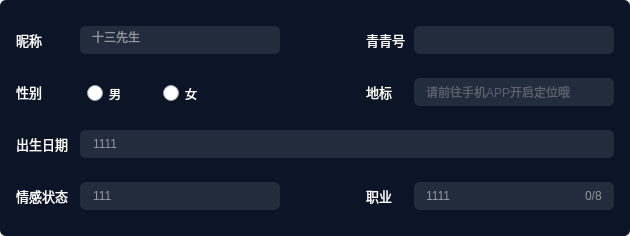
<?xml version="1.0" encoding="UTF-8"?>
<ui version="4.0">
 <class>baseInfo</class>
 <widget class="QWidget" name="baseInfo">
  <property name="geometry">
   <rect>
    <x>0</x>
    <y>0</y>
    <width>630</width>
    <height>236</height>
   </rect>
  </property>
  <property name="minimumSize">
   <size>
    <width>630</width>
    <height>236</height>
   </size>
  </property>
  <property name="maximumSize">
   <size>
    <width>630</width>
    <height>236</height>
   </size>
  </property>
  <property name="windowTitle">
   <string>Form</string>
  </property>
  <property name="styleSheet">
   <string notr="true"/>
  </property>
  <layout class="QVBoxLayout" name="verticalLayout">
   <property name="spacing">
    <number>0</number>
   </property>
   <property name="leftMargin">
    <number>0</number>
   </property>
   <property name="topMargin">
    <number>0</number>
   </property>
   <property name="rightMargin">
    <number>0</number>
   </property>
   <property name="bottomMargin">
    <number>0</number>
   </property>
   <item>
    <widget class="QFrame" name="frame">
     <property name="styleSheet">
      <string notr="true">#frame
{
	background: #0B1527;
	border-radius: 6px;
}

QLabel
{
	font-size: 13px;
	font-family: 微软雅黑;
 	color: #FFFFFF;
}

QLineEdit
{
	background: rgba(255,255,255,0.1);
	border-radius: 6px;
	font-size: 12px;
	font-family: 微软雅黑;
	color: rgba(255,255,255,0.5);
	padding-left:10px;
}

#label_birth,#label_emotion
{
	background: rgba(255,255,255,0.1);
	border-radius: 6px;
	font-size: 12px;
	font-family: 微软雅黑;
	color: rgba(255,255,255,0.5);
	padding-left:10px;
}

QRadioButton
{
font-size: 12px;
font-family: 微软雅黑;
color: #FFFFFF;
}

QRadioButton::indicator
{  
    width: 16px;  
    height: 16px; 

}  
  
QRadioButton::indicator:unchecked
{  
	border-image: url(:/changeUserInfo/qrc/ico_gb_wxz.png);
}  
  
QRadioButton::indicator:checked
{  
	border-image: url(:/changeUserInfo/qrc/ico_gb_xz.png);
}</string>
     </property>
     <property name="frameShape">
      <enum>QFrame::StyledPanel</enum>
     </property>
     <property name="frameShadow">
      <enum>QFrame::Raised</enum>
     </property>
     <widget class="QLabel" name="label_4">
      <property name="geometry">
       <rect>
        <x>366</x>
        <y>84</y>
        <width>26</width>
        <height>16</height>
       </rect>
      </property>
      <property name="text">
       <string>地标</string>
      </property>
     </widget>
     <widget class="QLabel" name="label_6">
      <property name="geometry">
       <rect>
        <x>16</x>
        <y>136</y>
        <width>52</width>
        <height>16</height>
       </rect>
      </property>
      <property name="text">
       <string>出生日期</string>
      </property>
     </widget>
     <widget class="QLineEdit" name="lineEdit_waid">
      <property name="geometry">
       <rect>
        <x>414</x>
        <y>26</y>
        <width>200</width>
        <height>28</height>
       </rect>
      </property>
      <property name="readOnly">
       <bool>true</bool>
      </property>
     </widget>
     <widget class="QLabel" name="label_2">
      <property name="geometry">
       <rect>
        <x>16</x>
        <y>84</y>
        <width>26</width>
        <height>16</height>
       </rect>
      </property>
      <property name="text">
       <string>性别</string>
      </property>
     </widget>
     <widget class="QLabel" name="label_5">
      <property name="geometry">
       <rect>
        <x>366</x>
        <y>188</y>
        <width>26</width>
        <height>16</height>
       </rect>
      </property>
      <property name="text">
       <string>职业</string>
      </property>
     </widget>
     <widget class="QLabel" name="label_7">
      <property name="geometry">
       <rect>
        <x>16</x>
        <y>188</y>
        <width>52</width>
        <height>16</height>
       </rect>
      </property>
      <property name="text">
       <string>情感状态</string>
      </property>
     </widget>
     <widget class="QLabel" name="label_3">
      <property name="geometry">
       <rect>
        <x>366</x>
        <y>32</y>
        <width>39</width>
        <height>16</height>
       </rect>
      </property>
      <property name="text">
       <string>青青号</string>
      </property>
     </widget>
     <widget class="QLineEdit" name="lineEdit_city">
      <property name="geometry">
       <rect>
        <x>414</x>
        <y>78</y>
        <width>200</width>
        <height>28</height>
       </rect>
      </property>
      <property name="readOnly">
       <bool>true</bool>
      </property>
      <property name="placeholderText">
       <string>请前往手机APP开启定位哦</string>
      </property>
     </widget>
     <widget class="QLabel" name="label">
      <property name="geometry">
       <rect>
        <x>16</x>
        <y>32</y>
        <width>26</width>
        <height>16</height>
       </rect>
      </property>
      <property name="text">
       <string>昵称</string>
      </property>
     </widget>
     <widget class="vLineEdit" name="lineEdit_job">
      <property name="geometry">
       <rect>
        <x>414</x>
        <y>182</y>
        <width>200</width>
        <height>28</height>
       </rect>
      </property>
      <property name="text">
       <string>1111</string>
      </property>
      <property name="readOnly">
       <bool>false</bool>
      </property>
      <property name="placeholderText">
       <string>你在从事什么职业</string>
      </property>
     </widget>
     <widget class="QLabel" name="label_jobNum">
      <property name="geometry">
       <rect>
        <x>585</x>
        <y>190</y>
        <width>21</width>
        <height>12</height>
       </rect>
      </property>
      <property name="styleSheet">
       <string notr="true">font-size: 12px;
font-family: 微软雅黑;
color: rgba(255,255,255,0.5);</string>
      </property>
      <property name="text">
       <string>0/8</string>
      </property>
     </widget>
     <widget class="vLineEdit" name="lineEdit_nickName">
      <property name="geometry">
       <rect>
        <x>80</x>
        <y>26</y>
        <width>200</width>
        <height>28</height>
       </rect>
      </property>
      <property name="styleSheet">
       <string notr="true">
</string>
      </property>
      <property name="text">
       <string>十三先生</string>
      </property>
      <property name="readOnly">
       <bool>false</bool>
      </property>
      <property name="placeholderText">
       <string>最多最多可输入十二个汉字</string>
      </property>
     </widget>
     <widget class="QRadioButton" name="radioButton_man">
      <property name="geometry">
       <rect>
        <x>87</x>
        <y>82</y>
        <width>40</width>
        <height>23</height>
       </rect>
      </property>
      <property name="cursor">
       <cursorShape>PointingHandCursor</cursorShape>
      </property>
      <property name="text">
       <string>男</string>
      </property>
      <property name="checkable">
       <bool>true</bool>
      </property>
     </widget>
     <widget class="QRadioButton" name="radioButton_woman">
      <property name="geometry">
       <rect>
        <x>163</x>
        <y>82</y>
        <width>40</width>
        <height>23</height>
       </rect>
      </property>
      <property name="cursor">
       <cursorShape>PointingHandCursor</cursorShape>
      </property>
      <property name="text">
       <string>女</string>
      </property>
      <property name="checkable">
       <bool>true</bool>
      </property>
     </widget>
     <widget class="vLabel" name="label_emotion">
      <property name="geometry">
       <rect>
        <x>80</x>
        <y>182</y>
        <width>200</width>
        <height>28</height>
       </rect>
      </property>
      <property name="cursor">
       <cursorShape>PointingHandCursor</cursorShape>
      </property>
      <property name="styleSheet">
       <string notr="true"/>
      </property>
      <property name="text">
       <string>111</string>
      </property>
     </widget>
     <widget class="vLabel" name="label_birth">
      <property name="geometry">
       <rect>
        <x>80</x>
        <y>130</y>
        <width>534</width>
        <height>28</height>
       </rect>
      </property>
      <property name="cursor">
       <cursorShape>PointingHandCursor</cursorShape>
      </property>
      <property name="styleSheet">
       <string notr="true"/>
      </property>
      <property name="text">
       <string>1111</string>
      </property>
     </widget>
    </widget>
   </item>
  </layout>
 </widget>
 <customwidgets>
  <customwidget>
   <class>vLineEdit</class>
   <extends>QLineEdit</extends>
   <header location="global">vLineEdit.h</header>
  </customwidget>
  <customwidget>
   <class>vLabel</class>
   <extends>QLabel</extends>
   <header location="global">vLabel.h</header>
  </customwidget>
 </customwidgets>
 <resources>
  <include location="changeUserInfo.qrc"/>
 </resources>
 <connections/>
</ui>
